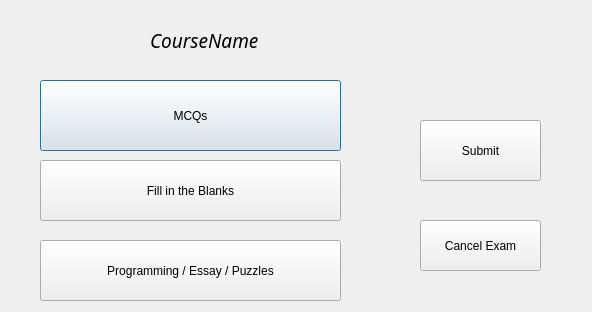
<?xml version="1.0" encoding="UTF-8"?>
<ui version="4.0">
 <class>Exam1</class>
 <widget class="QDialog" name="Exam1">
  <property name="geometry">
   <rect>
    <x>0</x>
    <y>0</y>
    <width>592</width>
    <height>312</height>
   </rect>
  </property>
  <property name="windowTitle">
   <string>Dialog</string>
  </property>
  <widget class="QPushButton" name="mcq">
   <property name="geometry">
    <rect>
     <x>40</x>
     <y>80</y>
     <width>301</width>
     <height>71</height>
    </rect>
   </property>
   <property name="text">
    <string>MCQs</string>
   </property>
  </widget>
  <widget class="QPushButton" name="fillin">
   <property name="geometry">
    <rect>
     <x>40</x>
     <y>160</y>
     <width>301</width>
     <height>61</height>
    </rect>
   </property>
   <property name="text">
    <string>Fill in the Blanks</string>
   </property>
  </widget>
  <widget class="QPushButton" name="pushButton">
   <property name="geometry">
    <rect>
     <x>40</x>
     <y>240</y>
     <width>301</width>
     <height>61</height>
    </rect>
   </property>
   <property name="text">
    <string>Programming / Essay / Puzzles</string>
   </property>
  </widget>
  <widget class="QLabel" name="label">
   <property name="geometry">
    <rect>
     <x>150</x>
     <y>20</y>
     <width>251</width>
     <height>41</height>
    </rect>
   </property>
   <property name="font">
    <font>
     <family>MS Reference Sans Serif</family>
     <pointsize>14</pointsize>
     <italic>true</italic>
    </font>
   </property>
   <property name="text">
    <string>CourseName</string>
   </property>
  </widget>
  <widget class="QPushButton" name="submit">
   <property name="geometry">
    <rect>
     <x>420</x>
     <y>120</y>
     <width>121</width>
     <height>61</height>
    </rect>
   </property>
   <property name="text">
    <string>Submit</string>
   </property>
  </widget>
  <widget class="QPushButton" name="cancel">
   <property name="geometry">
    <rect>
     <x>420</x>
     <y>220</y>
     <width>121</width>
     <height>51</height>
    </rect>
   </property>
   <property name="text">
    <string>Cancel Exam</string>
   </property>
  </widget>
 </widget>
 <resources/>
 <connections/>
</ui>
